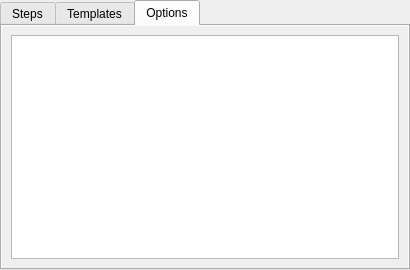
<?xml version="1.0" encoding="UTF-8"?>
<ui version="4.0">
 <class>StepData</class>
    <widget class="QTabWidget" name="stepData">
     <property name="enabled">
      <bool>true</bool>
     </property>
     <property name="maximumSize">
      <size>
       <width>410</width>
       <height>16777215</height>
      </size>
     </property>
     <property name="currentIndex">
      <number>2</number>
     </property>
     <widget class="QWidget" name="stepsTab">
      <property name="sizePolicy">
       <sizepolicy hsizetype="Expanding" vsizetype="Expanding">
        <horstretch>0</horstretch>
        <verstretch>0</verstretch>
       </sizepolicy>
      </property>
      <property name="minimumSize">
       <size>
        <width>200</width>
        <height>278</height>
       </size>
      </property>
      <property name="autoFillBackground">
       <bool>false</bool>
      </property>
      <attribute name="title">
       <string>Steps</string>
      </attribute>
      <layout class="QVBoxLayout" name="verticalLayout_2">
       <property name="topMargin">
        <number>11</number>
       </property>
       <item>
        <widget class="QTableWidget" name="stepsTable"/>
       </item>
       <item>
        <layout class="QHBoxLayout" name="stepButtons">
         <item>
          <widget class="QPushButton" name="stepDownBtn">
           <property name="text">
            <string>&lt;</string>
           </property>
          </widget>
         </item>
         <item>
          <widget class="QPushButton" name="stepUpBtn">
           <property name="text">
            <string>&gt;</string>
           </property>
          </widget>
         </item>
         <item>
          <widget class="QPushButton" name="removeStepBtn">
           <property name="text">
            <string>-</string>
           </property>
          </widget>
         </item>
         <item>
          <widget class="QPushButton" name="addStepBtn">
           <property name="text">
            <string>+</string>
           </property>
          </widget>
         </item>
         <item>
          <widget class="QPushButton" name="runBtn">
           <property name="sizePolicy">
            <sizepolicy hsizetype="MinimumExpanding" vsizetype="Fixed">
             <horstretch>0</horstretch>
             <verstretch>0</verstretch>
            </sizepolicy>
           </property>
           <property name="minimumSize">
            <size>
             <width>0</width>
             <height>0</height>
            </size>
           </property>
           <property name="font">
            <font>
             <bold>false</bold>
            </font>
           </property>
           <property name="text">
            <string>Run</string>
           </property>
           <property name="checkable">
            <bool>false</bool>
           </property>
           <property name="flat">
            <bool>false</bool>
           </property>
          </widget>
         </item>
        </layout>
       </item>
      </layout>
     </widget>
     <widget class="QWidget" name="templatesTab">
      <property name="sizePolicy">
       <sizepolicy hsizetype="Maximum" vsizetype="Preferred">
        <horstretch>0</horstretch>
        <verstretch>0</verstretch>
       </sizepolicy>
      </property>
      <attribute name="title">
       <string>Templates</string>
      </attribute>
      <layout class="QVBoxLayout" name="verticalLayout_19">
       <item>
        <widget class="QTreeWidget" name="treeWidget">
         <property name="sizePolicy">
          <sizepolicy hsizetype="Maximum" vsizetype="Expanding">
           <horstretch>0</horstretch>
           <verstretch>0</verstretch>
          </sizepolicy>
         </property>
         <column>
          <property name="text">
           <string notr="true">1</string>
          </property>
         </column>
        </widget>
       </item>
      </layout>
     </widget>
     <widget class="QWidget" name="optionsTab">
      <property name="sizePolicy">
       <sizepolicy hsizetype="Expanding" vsizetype="Preferred">
        <horstretch>0</horstretch>
        <verstretch>0</verstretch>
       </sizepolicy>
      </property>
      <property name="autoFillBackground">
       <bool>true</bool>
      </property>
      <attribute name="title">
       <string>Options</string>
      </attribute>
      <layout class="QVBoxLayout" name="verticalLayout_17">
       <item>
        <widget class="QTableWidget" name="stepOptionsTable"/>
       </item>
      </layout>
     </widget>
    </widget>
 <resources/>
 <connections/>
</ui>
